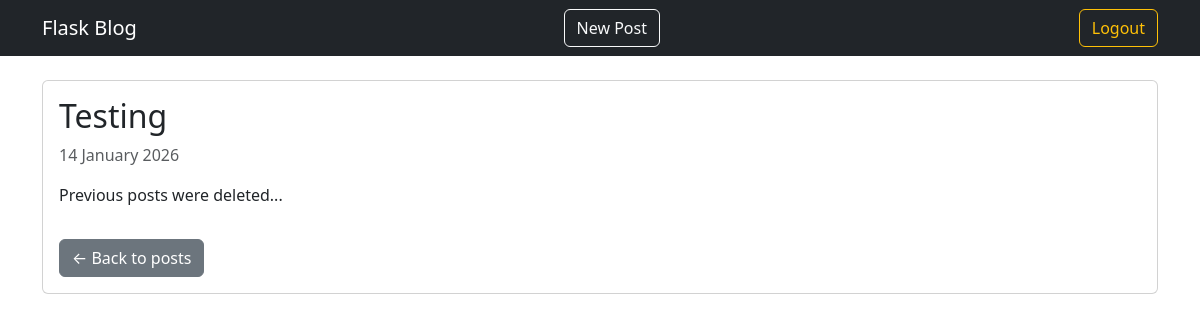
The app's page /post/1 (signed in) with its own data.
### app/models.py (models this page shows, shortened)
class Post(db.Model):
    id = db.Column(db.Integer, primary_key=True)
    title = db.Column(db.String(100), nullable=False)
    content = db.Column(db.Text, nullable=False)
    created_at = db.Column(
        db.DateTime,
        default=lambda: datetime.now(timezone.utc)
    )
    user_id = db.Column(
        db.Integer,
        db.ForeignKey('user.id'),
        nullable=True
    )

### app/routes/main.py (the view)
@main_bp.route('/post/<int:post_id>')
def post_detail(post_id):
    post = Post.query.get_or_404(post_id)
    return render_template('post_detail.html', post=post)

### app/__init__.py (called while the page is built)
@login_manager.user_loader
def load_user(user_id):
    from app.models import User
    return User.query.get(int(user_id))

### app/templates/post_detail.html (shortened to what this page needs)
{% extends "base.html" %}
{% block content %}
    <div class="card">
      <div class="card-body">
        <h2 class="card-title">{{ post.title }}</h2>
        <p class="text-muted">
          {{ post.created_at.strftime('%d %B %Y') }}
        </p>
        <p class="card-text">{{ post.content }}</p>
        <a href="{{ url_for('main.home') }}" class="btn btn-secondary mt-3">
          ← Back to posts
        </a>
      </div>
    </div>
{% endblock %}

### records on screen
Post: title "Testing", created_at "14 January 2026", content "Previous posts were deleted..."
